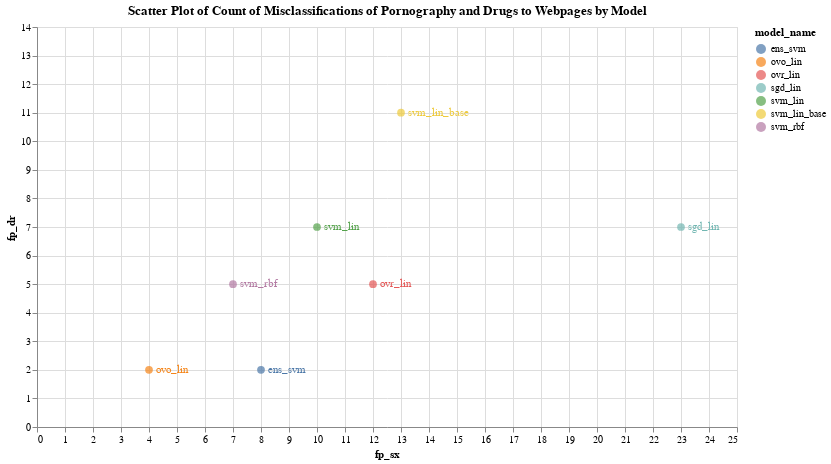

Notebook cell for this chart:
### Markdown cell above
# One vs One has fewest classes misclassfied as Pornography or Drugs

### Code cell
import altair as alt

points = alt.Chart(df_all[df_all.model_name != 'svm_key_lin']).mark_circle(size=60).encode(
    x=alt.X('fp_sx:Q',scale=alt.Scale(domain=[0,25])),
    y=alt.Y('fp_dr:Q',scale=alt.Scale(domain=[0,14])),
    color = 'model_name',
    tooltip = ['model_name','test_acc']
).properties(width=700,
             height=400,
             title='Scatter Plot of Count of Misclassifications of Pornography and Drugs to Webpages by Model'
            )
text = points.mark_text(
    align='left',
    baseline='middle',
    dx=7
).encode(
    text='model_name'
)

points.configure_title(fontSize=20,anchor='start')

points + text

### Figure 1 — Vega-Lite specification as saved in the notebook (floating-point values rounded to 4 significant figures)
{"config": {"view": {"continuousWidth": 400, "continuousHeight": 300}}, "layer": [{"mark": {"type": "circle", "size": 60}, "encoding": {"color": {"type": "nominal", "field": "model_name"}, "tooltip": [{"type": "nominal", "field": "model_name"}, {"type": "quantitative", "field": "test_acc"}], "x": {"type": "quantitative", "field": "fp_sx", "scale": {"domain": [0, 25]}}, "y": {"type": "quantitative", "field": "fp_dr", "scale": {"domain": [0, 14]}}}, "height": 400, "title": "Scatter Plot of Count of Misclassifications of Pornography and Drugs to Webpages by Model", "width": 700}, {"mark": {"type": "text", "align": "left", "baseline": "middle", "dx": 7}, "encoding": {"color": {"type": "nominal", "field": "model_name"}, "text": {"type": "nominal", "field": "model_name"}, "tooltip": [{"type": "nominal", "field": "model_name"}, {"type": "quantitative", "field": "test_acc"}], "x": {"type": "quantitative", "field": "fp_sx", "scale": {"domain": [0, 25]}}, "y": {"type": "quantitative", "field": "fp_dr", "scale": {"domain": [0, 14]}}}, "height": 400, "title": "Scatter Plot of Count of Misclassifications of Pornography and Drugs to Webpages by Model", "width": 700}], "data": {"name": "data-ed0dc52897d73f1c1c18762713d19e95"}, "$schema": "https://vega.github.io/schema/vega-lite/v4.8.1.json", "datasets": {"data-ed0dc52897d73f1c1c18762713d19e95": [{"model_name": "svm_rbf", "test_acc": 0.8641, "test_precision": 0.8664, "test tpr/recall": 0.8641, "test F1 Score": 0.8647, "sx_acc": 0.9911, "dr_acc": 0.9381, "ed_acc": 0.8799, "sp_acc": 0.8785, "mk_acc": 0.797, "os_acc": 0.7854, "fp_sx": 7, "fp_dr": 5}, {"model_name": "svm_lin", "test_acc": 0.8637, "test_precision": 0.8668, "test tpr/recall": 0.8637, "test F1 Score": 0.8645, "sx_acc": 0.9948, "dr_acc": 0.9479, "ed_acc": 0.8723, "sp_acc": 0.8684, "mk_acc": 0.8016, "os_acc": 0.7832, "fp_sx": 10, "fp_dr": 7}, {"model_name": "sgd_lin", "test_acc": 0.8651, "test_precision": 0.8655, "test tpr/recall": 0.8651, "test F1 Score": 0.865, "sx_acc": 0.997, "dr_acc": 0.9511, "ed_acc": 0.8838, "sp_acc": 0.8947, "mk_acc": 0.7689, "os_acc": 0.794, "fp_sx": 23, "fp_dr": 7}, {"model_name": "ovo_lin", "test_acc": 0.8619, "test_precision": 0.8662, "test tpr/recall": 0.8619, "test F1 Score": 0.8632, "sx_acc": 0.9859, "dr_acc": 0.9251, "ed_acc": 0.8697, "sp_acc": 0.8704, "mk_acc": 0.8022, "os_acc": 0.7861, "fp_sx": 4, "fp_dr": 2}, {"model_name": "ovr_lin", "test_acc": 0.8678, "test_precision": 0.8682, "test tpr/recall": 0.8678, "test F1 Score": 0.8678, "sx_acc": 0.9918, "dr_acc": 0.9381, "ed_acc": 0.8863, "sp_acc": 0.9008, "mk_acc": 0.7765, "os_acc": 0.804, "fp_sx": 12, "fp_dr": 5}, {"model_name": "ens_svm", "test_acc": 0.8655, "test_precision": 0.867, "test tpr/recall": 0.8655, "test F1 Score": 0.8659, "sx_acc": 0.9888, "dr_acc": 0.9055, "ed_acc": 0.8825, "sp_acc": 0.8866, "mk_acc": 0.78, "os_acc": 0.7968, "fp_sx": 8, "fp_dr": 2}, {"model_name": "svm_lin_base", "test_acc": 0.856, "test_precision": 0.8587, "test tpr/recall": 0.856, "test F1 Score": 0.8567, "sx_acc": 0.9918, "dr_acc": 0.9349, "ed_acc": 0.8685, "sp_acc": 0.8563, "mk_acc": 0.7905, "os_acc": 0.7739, "fp_sx": 13, "fp_dr": 11}]}}
